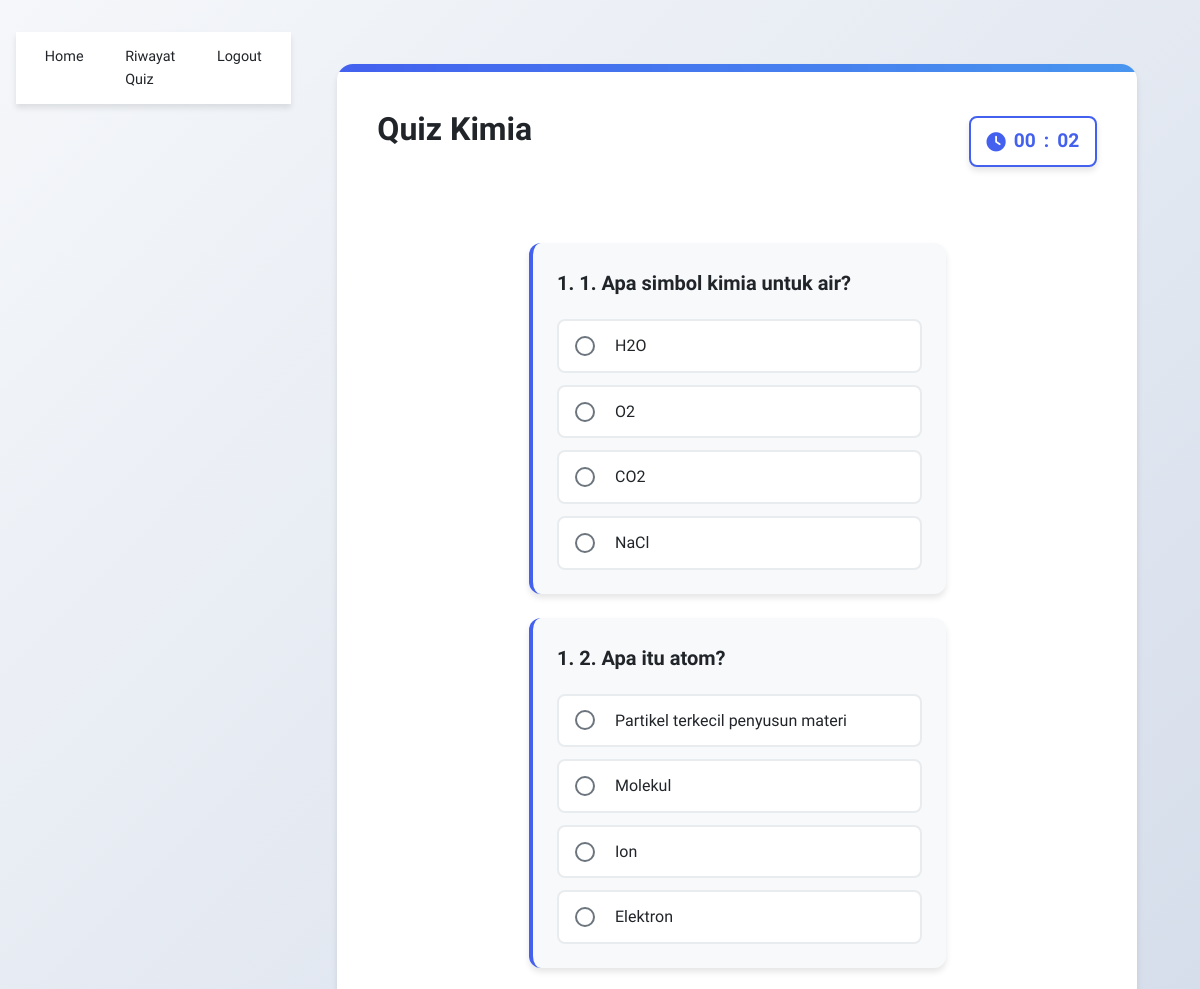
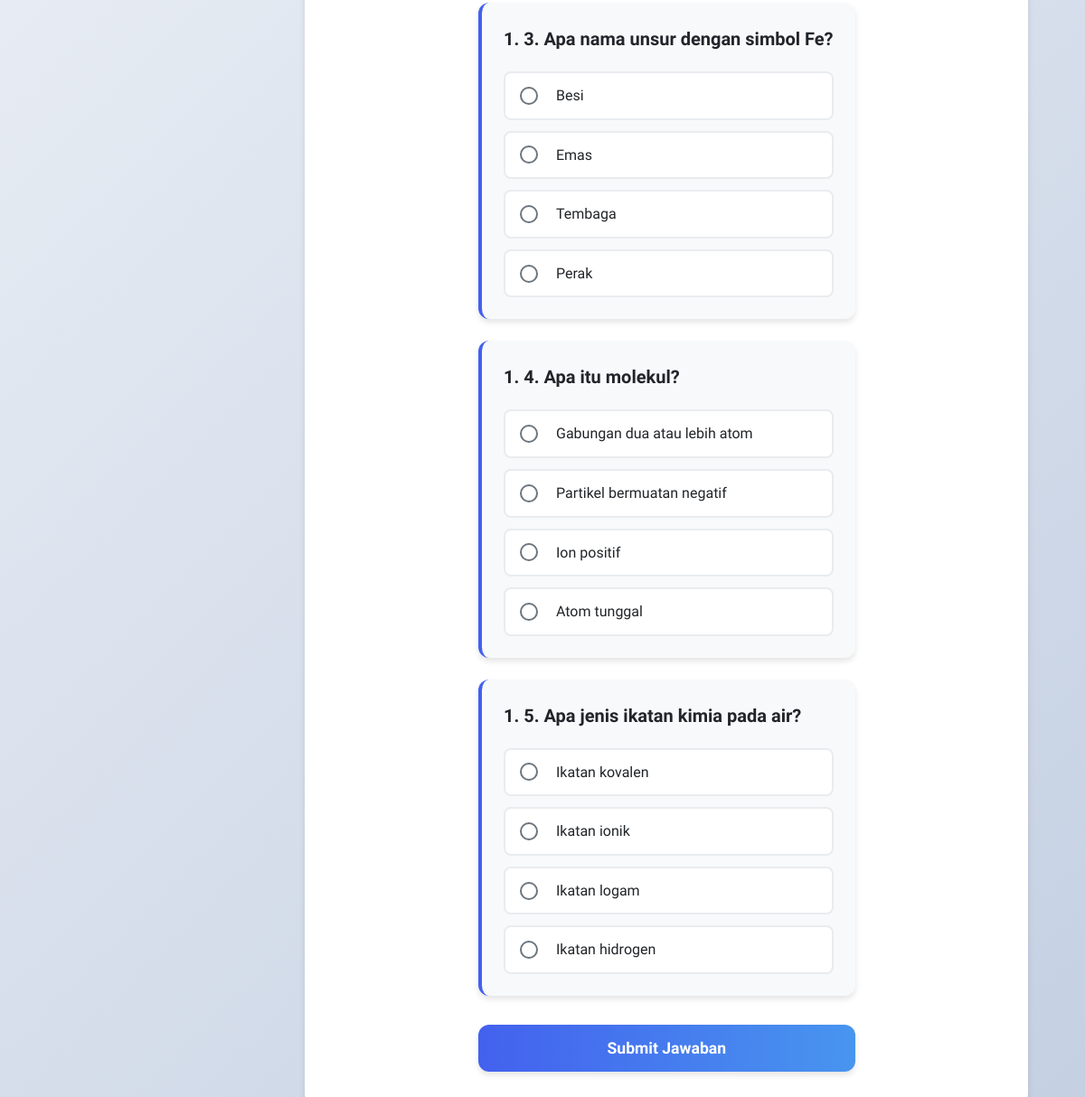
/quiz/Kimia (signed in), run on the app's committed database (2 pictures, top to bottom).
### models.py (models this page shows)
class Question(db.Model):
    id = db.Column(db.Integer, primary_key=True)
    subject = db.Column(db.String(100), nullable=False)
    question = db.Column(db.Text, nullable=False)
    options = db.Column(db.Text, nullable=False)
    answer = db.Column(db.String(200), nullable=False)
    explanation = db.Column(db.Text)
    difficulty = db.Column(db.String(20), default='medium')
    created_by = db.Column(db.Integer, db.ForeignKey('user.id'))
    created_at = db.Column(db.DateTime, default=datetime.utcnow)

### app.py (the view, shortened to what this page needs)
@app.route('/quiz/<subject>', methods=['GET', 'POST'])
@login_required
def quiz(subject):
    questions = Question.query.filter_by(subject=subject).all()
    questions_for_display = []
    for q in questions:
        question_copy = {
            'id': q.id,
            'question': clean_question_text(q.question) if q.question else q.question,
            'options': json.loads(q.options),
            'answer': q.answer
        }
        questions_for_display.append(question_copy)
    return render_template('quiz.html', subject=subject, questions=questions_for_display)

### app.py (called while the page is built)
@login_manager.user_loader
def load_user(user_id):
    return User.query.get(int(user_id))

def clean_question_text(text):
    text = re.sub(r'^\d+\.\d+\.?\s*', '', text)
    text = re.sub(r'^\d+\.\s*', '', text)
    return text

### templates/quiz.html (shortened to what this page needs)
{% extends "base.html" %}
{% block content %}
<div class="container">
  <div class="quiz-header">
    <h2>Quiz {{ subject }}</h2>
    <div class="timer-container">
      <div class="timer">
        <i class="fas fa-clock"></i>
        <span id="minutes">00</span>:<span id="seconds">00</span>
      </div>
    </div>
  </div>
  <form method="POST" id="quiz-form">
    {% for q in questions %}
    <div class="question">
      <h3>{{ loop.index }}. {{ q.question }}</h3>
      <div class="options">
        {% for option in q.options %}
        <label>
          <input type="radio" name="{{ q.id }}" value="{{ option }}" required>
          <span>{{ option }}</span>
        </label>
        {% endfor %}
      </div>
    </div>
    {% endfor %}
    <button type="submit" class="btn btn-primary">Submit Jawaban</button>
  </form>
</div>
{% endblock %}

### static/style.css (style rules this page uses)
* { margin: 0; padding: 0; box-sizing: border-box; font-family: 'Segoe UI', Roboto, Oxygen, Ubuntu, Cantarell, 'Open Sans', 'Helvetica Neue', sans-serif; }
:root { --primary: #4361ee; --primary-dark: #3a56d4; --secondary: #3f37c9; --accent: #4895ef; --success: #4cc9f0; --danger: #f72585; --warning: #f8961e; --light: #f8f9fa; --dark: #212529; --gray: #6c757d; --white: #ffffff; --shadow: 0 4px 6px rgba(0, 0, 0, 0.1); --transition: all 0.3s cubic-bezier(0.25, 0.8, 0.25, 1); }
body { background: linear-gradient(135deg, #f5f7fa 0%, #c3cfe2 100%); color: var(--dark); min-height: 100vh; display: flex; justify-content: center; align-items: flex-start; padding: 2rem 1rem; line-height: 1.6; }
.container { background: var(--white); width: 100%; max-width: 800px; border-radius: 16px; box-shadow: var(--shadow); padding: 2.5rem; margin: 1rem; position: relative; overflow: hidden; display: flex; flex-direction: column; align-items: center; }
.container::before { content: ''; position: absolute; top: 0; left: 0; width: 100%; height: 8px; background: linear-gradient(90deg, var(--primary), var(--accent)); }
h1, h2, h3 { color: var(--dark); font-weight: 700; margin-bottom: 1.5rem; text-align: center; position: relative; }
h2 { font-size: 2rem; margin-bottom: 1.5rem; }
h3 { font-size: 1.5rem; margin-bottom: 1rem; text-align: left; }
form { margin-top: 2rem; }
.question { background: var(--light); padding: 1.5rem; border-radius: 12px; margin-bottom: 1.5rem; box-shadow: var(--shadow); transition: var(--transition); border-left: 4px solid var(--primary); }
.question h3 { margin-bottom: 1.25rem; color: var(--dark); font-size: 1.25rem; }
.options { display: grid; gap: 0.75rem; }
.options label { display: flex; align-items: center; padding: 0.75rem 1rem; background: var(--white); border-radius: 8px; cursor: pointer; transition: var(--transition); border: 2px solid #e9ecef; }
.options input[type="radio"] { appearance: none; -webkit-appearance: none; width: 20px; height: 20px; border: 2px solid var(--gray); border-radius: 50%; margin-right: 12px; position: relative; transition: var(--transition); }
button[type="submit"] { width: 100%; padding: 1rem; background: var(--primary); color: var(--white); border: none; border-radius: 12px; font-size: 1.1rem; font-weight: 600; cursor: pointer; transition: var(--transition); margin-top: 1.5rem; box-shadow: var(--shadow); display: flex; align-items: center; justify-content: center; gap: 8px; }
.question h3::before { content: counter(question) ". "; counter-increment: question; }
.question { counter-reset: question; }
.options label span { margin-left: 8px; }
form button[type="submit"] { background: linear-gradient(90deg, #4361ee, #4895ef); font-size: 1.1rem; padding: 1rem; margin-top: 2rem; }
.container { animation: fadeIn 0.5s ease-out; }
.question { animation: fadeIn 0.3s ease-out; animation-fill-mode: both; }
.question:nth-child(3) { animation-delay: 0.3s; }
.question:nth-child(4) { animation-delay: 0.4s; }
.question:nth-child(5) { animation-delay: 0.5s; }
.btn { padding: 0.5rem 1rem; border-radius: 8px; font-weight: 600; text-decoration: none; display: inline-flex; align-items: center; gap: 0.5rem; transition: var(--transition); border: none; cursor: pointer; }
.quiz-header { display: flex; justify-content: space-between; align-items: center; margin-bottom: 2rem; width: 100%; }
.timer-container { background: var(--white); padding: 0.5rem 1rem; border-radius: 8px; box-shadow: var(--shadow); border: 2px solid var(--primary); }
.timer { display: flex; align-items: center; gap: 0.5rem; font-size: 1.2rem; font-weight: 600; color: var(--primary); }
.timer i { color: var(--primary); }

### data on the page
Question: question "Apa simbol kimia untuk air?", options "H2O" "O2" "CO2" "NaCl"
Question: question "Apa itu atom?", options "Partikel terkecil penyusun materi" "Molekul" "Ion" "Elektron"
Question: question "Apa nama unsur dengan simbol Fe?", options "Besi" "Emas" "Tembaga" "Perak"
Question: question "Apa itu molekul?", options "Gabungan dua atau lebih atom" "Partikel bermuatan negatif" "Ion positif" "Atom tunggal"
Question: question "Apa jenis ikatan kimia pada air?", options "Ikatan kovalen" "Ikatan ionik" "Ikatan logam" "Ikatan hidrogen"

### other printed values
{{ subject }} "Kimia"
